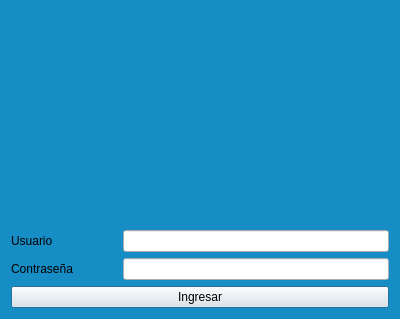
<?xml version="1.0" encoding="UTF-8"?>
<ui version="4.0">
 <class>Login</class>
 <widget class="QDialog" name="Login">
  <property name="geometry">
   <rect>
    <x>0</x>
    <y>0</y>
    <width>400</width>
    <height>319</height>
   </rect>
  </property>
  <property name="windowTitle">
   <string>Ingreso de Usuario</string>
  </property>
  <property name="styleSheet">
   <string notr="true">#Login{background-color: rgb(22, 142, 197);}</string>
  </property>
  <layout class="QGridLayout" name="gridLayout">
   <item row="0" column="0">
    <layout class="QVBoxLayout" name="verticalLayout" stretch="5,1,1,1">
     <item>
      <widget class="QLabel" name="label_3">
       <property name="styleSheet">
        <string notr="true">image: url(:/imagenes/login.png);</string>
       </property>
       <property name="text">
        <string/>
       </property>
      </widget>
     </item>
     <item>
      <layout class="QHBoxLayout" name="horizontalLayout" stretch="2,5">
       <item>
        <widget class="QLabel" name="label">
         <property name="text">
          <string>Usuario</string>
         </property>
        </widget>
       </item>
       <item>
        <widget class="QLineEdit" name="inUser">
         <property name="inputMask">
          <string/>
         </property>
         <property name="placeholderText">
          <string/>
         </property>
         <property name="cursorMoveStyle">
          <enum>Qt::CursorMoveStyle::VisualMoveStyle</enum>
         </property>
         <property name="clearButtonEnabled">
          <bool>true</bool>
         </property>
        </widget>
       </item>
      </layout>
     </item>
     <item>
      <layout class="QHBoxLayout" name="horizontalLayout_2" stretch="2,5">
       <item>
        <widget class="QLabel" name="label_2">
         <property name="text">
          <string>Contraseña</string>
         </property>
        </widget>
       </item>
       <item>
        <widget class="QLineEdit" name="inPsw">
         <property name="cursor">
          <cursorShape>IBeamCursor</cursorShape>
         </property>
         <property name="contextMenuPolicy">
          <enum>Qt::ContextMenuPolicy::DefaultContextMenu</enum>
         </property>
         <property name="inputMask">
          <string/>
         </property>
        </widget>
       </item>
      </layout>
     </item>
     <item>
      <widget class="QPushButton" name="btnIngresar">
       <property name="text">
        <string>Ingresar</string>
       </property>
      </widget>
     </item>
    </layout>
   </item>
  </layout>
 </widget>
 <resources/>
 <connections/>
</ui>
